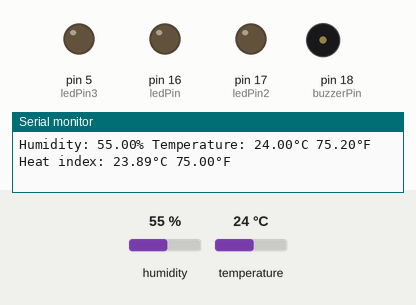
Simulated run of this sketch. Board: Arduino Uno, built with avr-gcc and run on an emulated ATmega328P. Parts: output pins drawn as LEDs (lit = HIGH), buzzer (waves = sounding, pin HIGH), the last lines printed to the serial monitor. Dashed ring = blinking. The test bench sets the inputs (shaded band); at power-on: temperature 24 °C, humidity 55 %.

Above: at 5.4 s.
5.5 s: temperature set to 28 °C
9.3 s: temperature set to 31 °C
At 11.4 s:
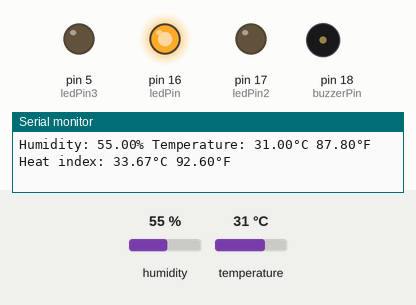
16.9 s: temperature set to 12 °C
At 19.9 s:
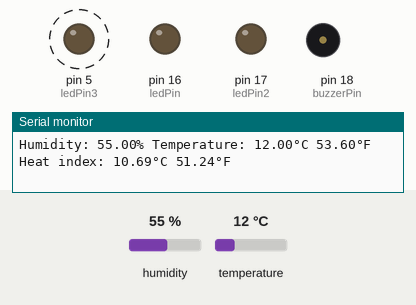
20.7 s: temperature set to 33 °C
At 22.4 s:
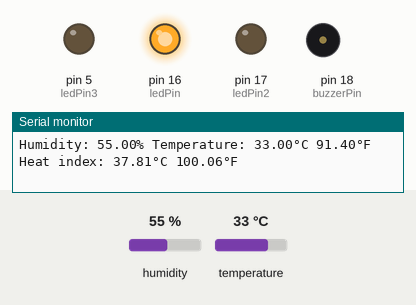
27.6 s: temperature set to 19 °C
At 30.3 s:
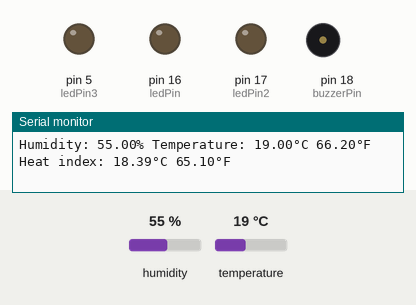
Timing chart, 0 to 32.4 s (numbered marks = the images above; inputs shaded):
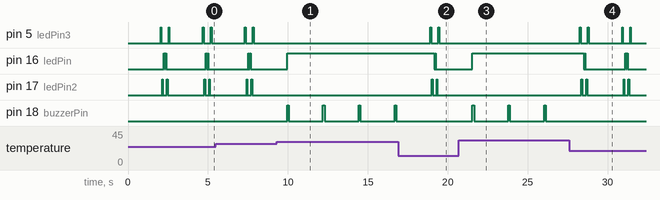

Measured:
- the behaviour switches between 29 and 30 °C on temperature (found by bisection; images 0 and 1)
- after the input at 9.3 s, pin 5 (ledPin3), pin 17 (ledPin2): stops changing and stays LOW; pin 18 (buzzerPin): alternates HIGH for 0.10 s and LOW for 2.1 s, starting after 0.65 s
- after the input at 16.9 s, pin 5 (ledPin3): alternates HIGH for 0.05 s and LOW for 0.45 s, 4 changes in all, then stays LOW, starting after 2.0 s; pin 16 (ledPin): HIGH → LOW after 2.3 s, → HIGH 0.05 s later, → LOW 0.05 s later
- after the input at 20.7 s, pin 5 (ledPin3), pin 17 (ledPin2): stops changing and stays LOW; pin 18 (buzzerPin): alternates HIGH for 0.10 s and LOW for 2.1 s, starting after 0.85 s
- after the input at 27.6 s, pin 16 (ledPin): goes LOW 0.05 s, HIGH 0.05 s, LOW 2.5 s, HIGH 0.05 s, LOW 0.05 s, HIGH 0.05 s, then LOW, starting after 0.92 s; pin 18 (buzzerPin): stops changing and stays LOW

The sketch:

DHT11Sensor_2.ino
```cpp
#include "DHT.h"
#define DHTPIN 4 // Digital pin connected to the DHT sensor
// Uncomment whatever type you're using!
#define DHTTYPE DHT11 // DHT 11
//#define DHTTYPE DHT22 // DHT 22 (AM2302), AM2321
//#define DHTTYPE DHT21 // DHT 21 (AM2301)

const int ledPin = 16;
const int ledPin2 = 17;
const int ledPin3 = 5;
const int buzzerPin = 18;
DHT dht(DHTPIN, DHTTYPE);
void setup() {
 Serial.begin(9600);
 Serial.println(F("DHT11 Embedded System Test!"));
 dht.begin();
 pinMode (ledPin, OUTPUT);
 pinMode (ledPin2, OUTPUT);
 pinMode (ledPin3, OUTPUT);
 pinMode (buzzerPin, OUTPUT);
}
void loop() {
 // Wait a few seconds between measurements.
 delay(2000);
 // Reading temperature or humidity takes about 250 milliseconds!
 // Sensor readings may also be up to 2 seconds 'old' (its a very slow sensor)
 float h = dht.readHumidity();
 // Read temperature as Celsius (the default)
 float t = dht.readTemperature();
// Read temperature as Fahrenheit (isFahrenheit = true)
 float f = dht.readTemperature(true);
 // Check if any reads failed and exit early (to try again).
 if (isnan(h) || isnan(t) || isnan(f)) {
 Serial.println(F("Failed to read from DHT sensor!"));
 return;
 }
 // Compute heat index in Fahrenheit (the default)
 float hif = dht.computeHeatIndex(f, h);
 // Compute heat index in Celsius (isFahreheit = false)
 float hic = dht.computeHeatIndex(t, h, false);
 Serial.print(F("Humidity: "));
 Serial.print(h);
 Serial.print(F("% Temperature: "));
 Serial.print(t);
 Serial.print(F("°C "));
 Serial.print(f);
 Serial.print(F("°F Heat index: "));
 Serial.print(hic);
 Serial.print(F("°C "));
 Serial.print(hif);
 Serial.println(F("°F"));

 if(t >= 30){
    digitalWrite(ledPin, HIGH);
    digitalWrite(ledPin2, LOW);
    digitalWrite(ledPin3, LOW);
    digitalWrite(buzzerPin, HIGH);
    delay(100);
    digitalWrite(buzzerPin, LOW);
    delay(100);
  }
 else{
    digitalWrite(ledPin3, HIGH);
    delay(50);
    digitalWrite(ledPin3, LOW);
    delay(50);
    digitalWrite(ledPin2, HIGH);
    delay(50);
    digitalWrite(ledPin2, LOW);
    delay(50);
    digitalWrite(ledPin, HIGH);
    delay(50);
    digitalWrite(ledPin, LOW);
    delay(50);
    digitalWrite(ledPin, HIGH);
    delay(50);
    digitalWrite(ledPin, LOW);
    delay(50);
    digitalWrite(ledPin2, HIGH);
    delay(50);
    digitalWrite(ledPin2, LOW);
    delay(50);
    digitalWrite(ledPin3, HIGH);
    delay(50);
    digitalWrite(ledPin3, LOW);
    delay(50);
    digitalWrite(buzzerPin,LOW);
  }
}
```
